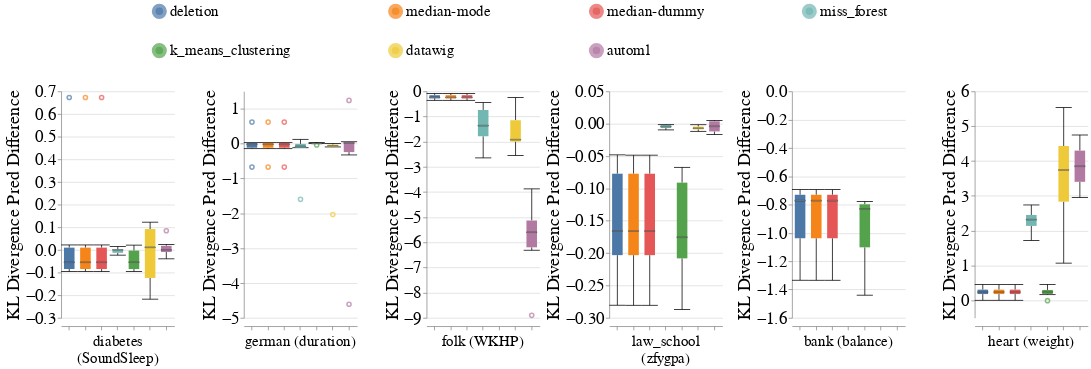

The notebook cell this image was saved under:
### Code cell
# Numerical
dataset_to_column_name = {
    DIABETES_DATASET: 'SoundSleep',
    GERMAN_CREDIT_DATASET: 'duration',
    ACS_INCOME_DATASET: 'WKHP',
    LAW_SCHOOL_DATASET: 'zfygpa',
    BANK_MARKETING_DATASET: 'balance',
    CARDIOVASCULAR_DISEASE_DATASET: 'weight',
}
create_box_plots_for_diff_imputers_and_datasets(train_injection_scenario='MCAR3',
                                                test_injection_scenario='MCAR3',
                                                metric_name='kl_divergence_pred',
                                                dataset_to_column_name=dataset_to_column_name,
                                                dataset_to_group=DATASETS_SENSITIVE_ATTRS,
                                                db_client=db_client)

### Figure 1 — Vega-Lite specification as saved in the notebook (floating-point values rounded to 4 significant figures; data arrays with more than 128 entries replaced by an {"elided": "..."} marker saying what was removed)
{"config": {"view": {"continuousWidth": 400, "continuousHeight": 300, "stroke": null}, "axis": {"labelFontSize": 22, "labelFontWeight": "normal", "titleFontSize": 24, "titleFontWeight": "normal"}, "facet": {"spacing": 5}, "header": {"labelFontSize": 20, "labelOrient": "bottom", "labelPadding": 5, "titleFontSize": 24}, "legend": {"columns": 4, "direction": "horizontal", "labelFontSize": 20, "labelLimit": 400, "orient": "top", "symbolOffset": 120, "symbolStrokeWidth": 10, "titleAnchor": "middle", "titleFontSize": 22, "titleLimit": 300}, "title": {"fontSize": 24}}, "data": {"name": "data-ebfd5e4eb2d455ca0a69fc0bc2551c99"}, "mark": {"type": "boxplot", "median": {"stroke": "black", "strokeWidth": 0.7}, "ticks": true}, "encoding": {"color": {"field": "Null_Imputer_Name", "sort": ["deletion", "median-mode", "median-dummy", "miss_forest", "k_means_clustering", "datawig", "automl"], "title": null, "type": "nominal"}, "column": {"field": "Dataset_Name_With_Column", "sort": {"field": "Dataset_Sequence_Number", "order": "ascending"}, "title": null, "type": "nominal"}, "x": {"axis": {"labels": false}, "field": "Null_Imputer_Name", "sort": ["deletion", "median-mode", "median-dummy", "miss_forest", "k_means_clustering", "datawig", "automl"], "title": null, "type": "nominal"}, "y": {"field": "Kl_Divergence_Pred_Difference", "scale": {"zero": true}, "title": "KL Divergence Pred Difference", "type": "quantitative"}}, "resolve": {"scale": {"y": "independent"}}, "width": 150, "$schema": "https://vega.github.io/schema/vega-lite/v4.17.0.json", "datasets": {"data-ebfd5e4eb2d455ca0a69fc0bc2551c99": {"elided": "252 records"}}}
